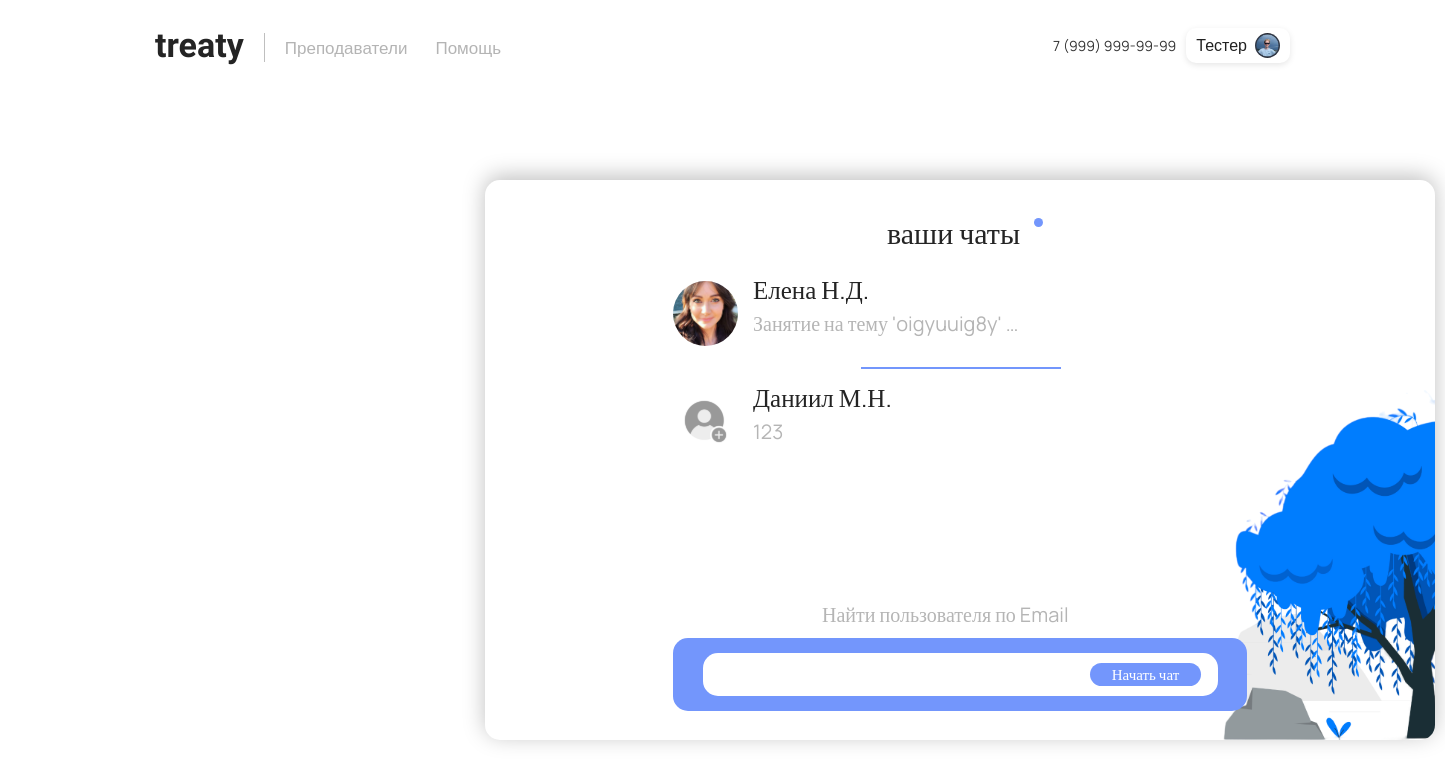
Before: /chats/chats/ (signed in) with the older database file.
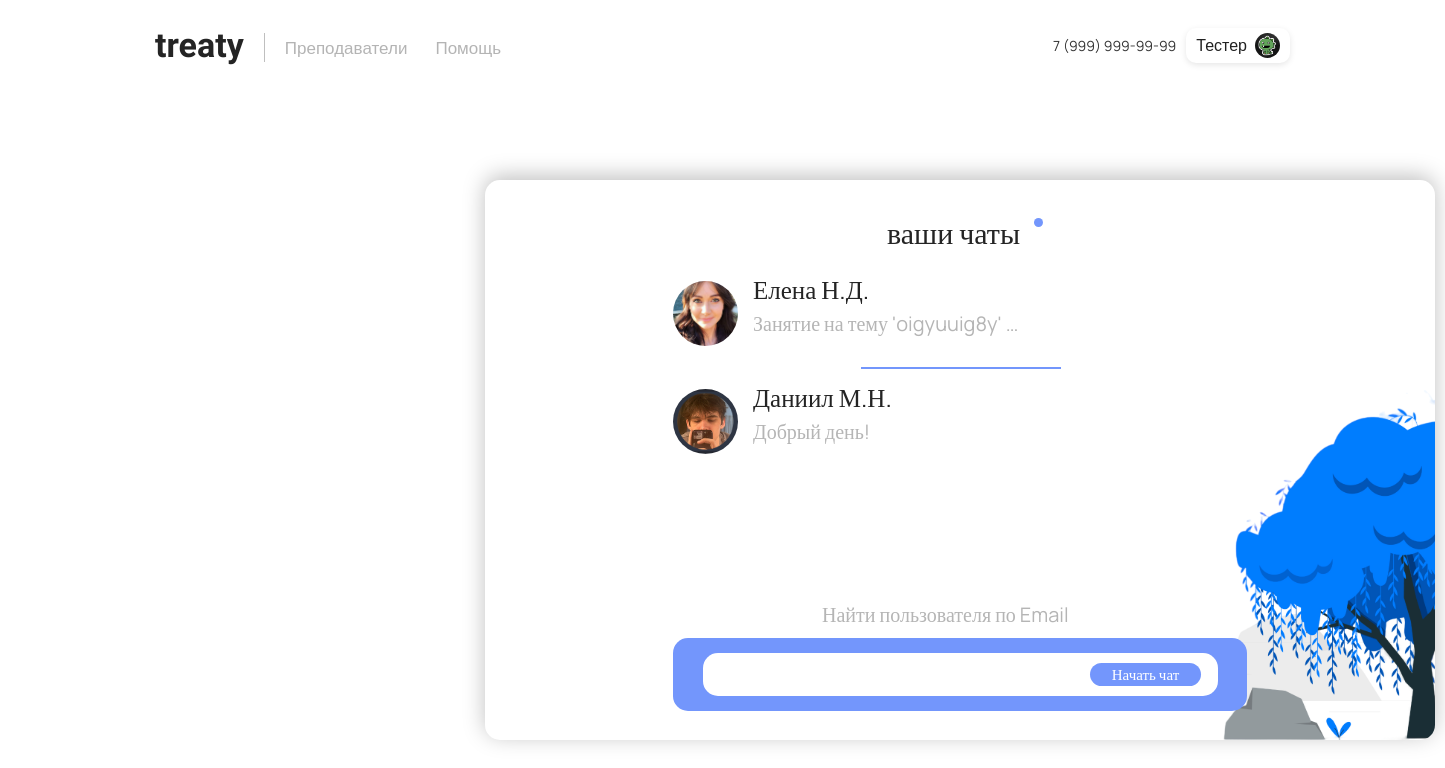
After: the same page with the newer database file.
### main/models.py (models this page shows, shortened)
class CustomUser(AbstractUser):
    username = None
    email = models.EmailField(unique=True)
    birthday = models.DateField(null=True, blank=True)
    phone = models.CharField(max_length=15, blank=True)
    contact = models.CharField(max_length=50, blank=True)
    last_name = models.CharField(max_length=150, blank=False)  # Фамилия
    first_name = models.CharField(max_length=150, blank=False)  # Имя
    middle_name = models.CharField(max_length=150, blank=False)  # Отчество
    avatar = models.ImageField(upload_to='avatars/', null=True, blank=True)
    is_teacher = models.BooleanField(default=False)  # Заменили is_active на is_teacher
    is_staff = models.BooleanField(default=False)
    is_superuser = models.BooleanField(default=False)
    date_joined = models.DateTimeField(default=timezone.now)
    rating = models.FloatField(default=0.0)
    balance = models.DecimalField(
        max_digits=10,
        decimal_places=2,
        default=0.00
    )
    USERNAME_FIELD = 'email'
    REQUIRED_FIELDS = []
    objects = CustomUserManager()
    def get_display_name(self):
        return f"{self.first_name} {self.last_name[0]}.{self.middle_name[0]}."

### chat/models.py (models this page shows, shortened)
class Message(models.Model):
    sender = models.ForeignKey(
        CustomUser, on_delete=models.CASCADE, related_name="sent_messages"
    )
    receiver = models.ForeignKey(
        CustomUser, on_delete=models.CASCADE, related_name="received_messages"
    )
    content = models.TextField()
    timestamp = models.DateTimeField(auto_now_add=True)
    file = models.FileField(upload_to="message_files/", null=True, blank=True)
    class Meta:
        indexes = [
            models.Index(fields=['sender', 'receiver', 'timestamp']),
            models.Index(fields=['receiver', 'sender', 'timestamp']),
            models.Index(fields=['id']),
        ]

### chat/views.py (the view, shortened to what this page needs)
# urls.py: path('chats/', views.chat_list_view, name='chat_list_view'),
def chat_list_view(request):
    user = request.user
    existing_chats = CustomUser.objects.filter(
        Q(sent_messages__receiver=user) | Q(received_messages__sender=user)
    ).distinct()
    chat_data = []
    for chat_user in existing_chats:
        last_message = (
            Message.objects.filter(
                Q(sender=user, receiver=chat_user) | Q(sender=chat_user, receiver=user)
            )
            .order_by("-timestamp")
            .first()
        )
        chat_data.append({'chat_user': chat_user, 'last_message': last_message})
    return render(request, "main/chat_list.html", {"chat_data": chat_data})

### chat/templates/main/chat_list.html (shortened to what this page needs)
{% extends 'main/layout.html' %}
{% load static %}
{% block style %}
<link rel="stylesheet" href="{% static 'main/css/chat.css' %}">
{% endblock %}
{% block content %}
<div class="rectangle"></div>
<div class="yourchatstext">ваши чаты</div>
<div class="krujok"></div>
<img src="{% static 'main/img/tree.svg' %}" class="tree2">
<div class="chat-list">
    {% for chat in chat_data %}
    <a href="{% url 'chat_view' chat.chat_user.id %}" class="chat-item">
        <div class="chat-item-content">
            <img src="{% if chat.chat_user.avatar %}{{ chat.chat_user.avatar.url }}{% else %}{% static 'main/img/noimageavatar.svg' %}{% endif %}"
                 class="avatarreview">
            <div class="text-content">
                <p class="FIOtext">{{ chat.chat_user.get_display_name }}</p>
                {% if chat.last_message %}
                <p class="last-message">{{ chat.last_message.content|truncatechars:30|escape }}</p>
                {% else %}
                <p class="last-message">Нет сообщений</p>
                {% endif %}
            </div>
        </div>
    </a>
    {% if not forloop.last %}
    <div class="chat-divider"></div>
    {% endif %}
    {% empty %}
    <div class="nochats">чатов пока нет</div>
    <div class="nochatsunder">Вы можете написать собеседнику, используя его Email</div>
    {% endfor %}
</div>
<div class="searchuser">Найти пользователя по Email</div>
<form method="post" id="chatForm">
    <button type="submit" class="startchat">Начать чат</button>
    <div class="searchrec2"><input type="email" name="email" required></div>
</form>
{% endblock %}

### main/templates/main/layout.html (shortened to what this page needs)
{% load static %}
<!doctype html>
<html lang="en">
<head>
    <link rel="stylesheet" href="https://cdn.jsdelivr.net/npm/bootstrap@5.3.3/dist/css/bootstrap.min.css">
    <link rel="stylesheet" href="https://cdnjs.cloudflare.com/ajax/libs/font-awesome/6.6.0/css/all.min.css">
    <link rel="stylesheet"
          href="https://cdn.jsdelivr.net/npm/@fortawesome/fontawesome-free@6.6.0/css/fontawesome.min.css">
    <link rel="stylesheet" href="{% static 'main/css/nav.css' %}">
    <link rel="stylesheet" href="{% static 'main/css/main.css' %}">
    <link rel="stylesheet" href="{% static 'main/css/reglog.css' %}">
    <link rel="stylesheet" href="{% static 'main/css/profile.css' %}">
    {% block style %}
    {% endblock %}
</head>
<body>
<header>
    <nav class="navbarg">
        <div class="nav-container">
            <div class="nav-row">
                <div class="navbar-brandg">
                    <a href="{% url 'home' %}" class="brand-logog">treaty</a>
                </div>
                <ul class="navbar-menug" id="navbarMenu">
                    <li class="navbar-menug__item">
                        <a href="{% url 'catalog2_home' %}" class="navbar-menug__link">Преподаватели</a>
                    </li>
                    <li class="navbar-menug__item">
                        <a href="{% url 'help' %}" class="navbar-menug__link">Помощь</a>
                    </li>
                </ul>
                <div class="col-4g">
                    <span class="phone-numberg">7 (999) 999-99-99</span>
                    {% if user.is_authenticated %}
                    <div class="profile-dropdown">
                        <div class="profilebutton">
                            <span>{{ user.first_name }}</span>
                            {% if user.avatar %}
                            <img src="{{ user.avatar.url }}" alt="Аватар" class="avatar-img-layout">
                            {% else %}
                            <img src="{% static 'main/img/noimageavatar.svg' %}" alt="Аватар" class="avatar-img">
                            {% endif %}
                        </div>
                    </div>
                    {% else %}
                    <button id="logregOpenBtn" class="logregbtng1" onclick="toggleAuthModal()">Вход</button>
                    {% endif %}
                </div>
            </div>
        </div>
    </nav>
</header>
<main>
    {% block content %}
    {% endblock %}
</main>
</body>
</html>

### main/static/main/css/nav.css (style rules this page uses)
.navbarg { position: relative; padding: 30px 140px; background-color: transparent; width: 100%; }
.nav-container { margin: 0 auto; padding: 0 15px; max-width: 1678px; width: 100%; box-sizing: border-box; }
.nav-row { display: flex; justify-content: space-between; align-items: center; column-gap: 20px; row-gap: 20px; flex-wrap: wrap; width: 100%; color: black; }
.navbar-brandg { display: flex; align-items: center; }
.brand-logog { margin-top: -5px; color: #242424; text-align: center; font-family: Raleway; font-size: 34px; font-style: normal; font-weight: 700; line-height: normal; text-decoration: none; position: relative; opacity: 1; }
.brand-logog::after { content: ""; position: absolute; left: 50%; bottom: -13px; width: 0; height: 3px; background-color: black; transition: width 0.3s ease, left 0.3s ease, background-color 0.3s ease; transform: translateX(-50%); }
.navbar-menug { display: flex; justify-content: center; align-items: center; column-gap: 28px; font-size: 17px; font-family: 'Manrope', sans-serif; margin: 0; padding: 0; list-style: none; }
.navbar-menug__item { display: flex; }
.navbar-menug__link { color: #b4b4b4; text-decoration: none; height: 23px; text-align: center; letter-spacing: 0; line-height: 23px; transition: color 0.3s ease, transform 0.1s ease; font-weight: normal; }
.col-4g { margin-top: -5px; display: flex; align-items: center; gap: 10px; margin-left: auto; padding: 0; }
.phone-numberg { color: #333; font-size: 14px; font-family: 'Manrope', sans-serif; }
.avatar-img-layout { width: 25px; height: 25px; object-fit: cover; border-radius: 50%; display: block; margin: 0; padding: 0; }
.profilebutton { width: max-content; height: 35px; background-color: white; font-family: 'Manrope', sans-serif; color: #212121; display: flex; align-items: center; gap: 8px; padding: 0 10px; border-radius: 10px; white-space: nowrap; box-shadow: 0 2px 6px rgba(0, 0, 0, 0.1); }
.profile-dropdown { position: relative; display: inline-block; }

### main/static/main/css/main.css (style rules this page uses)
body { overflow-x: hidden; min-height: 100%; position: relative; opacity: 0; padding-bottom: 100px; }
body.theme-loaded { opacity: 1; }

### main/static/main/css/reglog.css (style rules this page uses)
body { background-color: #ffffff !important; overflow-x: hidden; }

Changed rows visible on the page:
changed CustomUser "Тестер": avatar: a different picture
changed CustomUser "Даниил М.Н.": avatar: picture added in place of a placeholder; last_message.content "123" → "Добрый день!"
